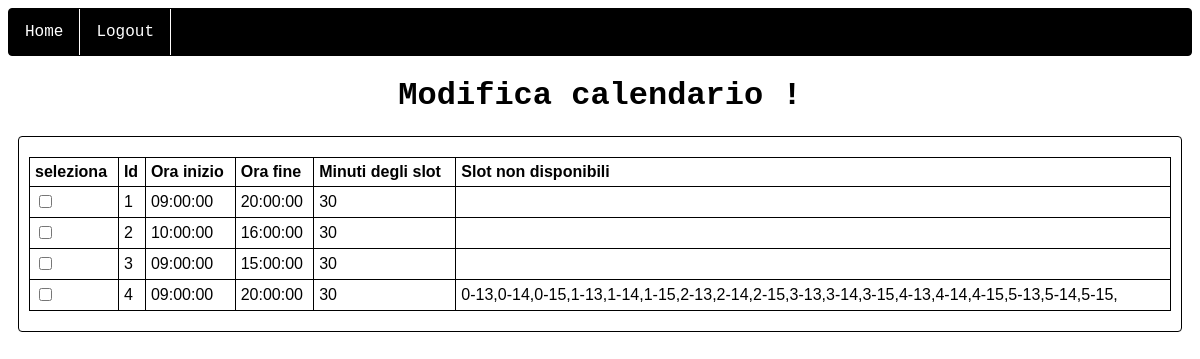
/home/modificacalendario (signed in), run on an earlier commit of the app's database.
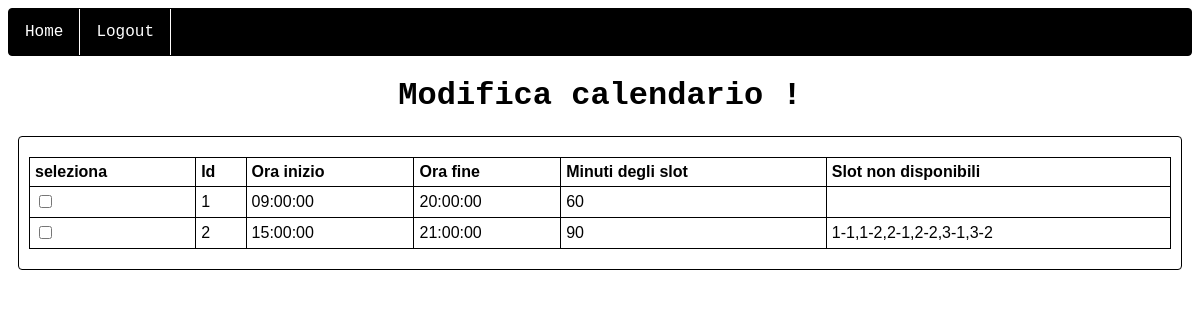
And on a later commit of the database.
### website/models.py (models this page shows)
class Calendario(db.Model):
    id = db.Column(db.Integer, primary_key = True)
    oremattina = db.Column(db.String(5))
    orepomeriggio = db.Column(db.String(5))
    numeroslot = db.Column(db.Integer)
    sloteliminati = db.Column(db.String(150))
    allievo = db.relationship("Allievo", backref='calendario', uselist = True)

### website/dashboard.py (the view)
@dashboard.route('/modificacalendario', methods=['GET', 'POST'])
@login_required
def modify_calendar():
    calendar_list = Calendario.query.all()
    if request.method == 'POST':
        starthour = request.form.get("orainizio")
        endhour = request.form.get('orafine')
        print(starthour)
        print(endhour)
        typeslot = request.form.get('tiposlot')
        idcal = request.form.get("textid")
        if starthour == "-" or endhour == "-" or typeslot == "-":
            flash('attenzione, non hai inserito uno di questi dati!')
            return render_template("ccalendar.html", user=current_user)
        orainizio = datetime.time(int(starthour[0:2]),int(starthour[3:5]),0)
        orafine = datetime.time(int(endhour[0:2]),int(endhour[3:5]),0)
        print(starthour,endhour,typeslot)
        sus = request.form.getlist('check')
        buckets_days = [[] for x in range (6)]
        for check in sus:
            split = check.rsplit('-')
            buckets_days[int(split[1])].append(split[0])
        print(buckets_days)
        sloteliminati = ""
        print(buckets_days)
        for x,day in enumerate(buckets_days):
            for slots in day:
                sloteliminati += f"{x}-{slots},"
        actual_calendar = Calendario.query.filter_by(id=idcal).first()
        actual_calendar.oremattina = str(orainizio)
        actual_calendar.orepomeriggio = str(orafine)
        actual_calendar.sloteliminati = sloteliminati[:-1]
        db.session.commit()
        return render_template("modificacalendario.html", user=current_user,calendar_list = calendar_list)
    else:
        return render_template("modificacalendario.html", user=current_user,calendar_list = calendar_list)

### website/__init__.py (called while the page is built)
def create_app():
    app = Flask(__name__)
    app.config['SECRET_KEY'] = 'sdhfjdshgreghuewrg'
    app.config['SQLALCHEMY_DATABASE_URI'] = f'sqlite:///{DB_NAME}'
    db.init_app(app) # inizializzazione del database dando l'app di flask
    from .dashboard import dashboard
    from .access import access
    from .optimization import optimization
    app.register_blueprint(access, url_prefix='/')
    app.register_blueprint(dashboard, url_prefix='/home')
    app.register_blueprint(optimization, url_prefix='/home/optimization')
    from .models import User
    with app.app_context():
        db.create_all()
        login_manager = LoginManager()
        login_manager.login_view = 'access.login'
        login_manager.init_app(app)
        @login_manager.user_loader
        def load_user(id):
            return User.query.get(int(id))
    return app

### website/templates/dashboard/modificacalendario.html (shortened to what this page needs)
{% extends "base.html"%}
{% block content %}
<link rel="stylesheet" href="{{ url_for('static', filename='styles/modifyCalendar.css') }}">
<h1>Modifica calendario !</h1>
{% if not calendar_list%}
<h1>non c'è nessun calendario ancora</h1>
{% else %}
<div class="calendar-list" id = "calendar-list">
    <table id="table-calendars">
        <tr>
            <th>seleziona</th>
            <th>Id</th>
            <th>Ora inizio</th>
            <th>Ora fine</th>
            <th>Minuti degli slot</th>
            <th>Slot non disponibili</th>
        </tr>
    {% for cal in calendar_list%}
        <tr id="tr{{cal.id}}" name="tr{{cal.id}}" class="trcal">
            <td><input type="checkbox" id="{{cal.id}}" class="checkbox-calendar" onclick="generateCalendar(this)"></td>
            <td>{{cal.id}}</td>
            <td>{{cal.oremattina}}</td>
            <td>{{cal.orepomeriggio}}</td>
            <td>{{cal.numeroslot}}</td>
            <td>{{cal.sloteliminati}}</td>
        </tr>
    {% endfor %}
    </table>
</div>
{% endif %}
<form method="post">
</form>
{% endblock %}

### website/templates/base.html (shortened to what this page needs)
<!DOCTYPE html>
<html>
  <head>
    <link rel="stylesheet" href="{{ url_for('static', filename='styles/baseStyle.css') }}">
  </head>
  <body>
    <nav class="navbared">
          <ul>
            {% if user.is_authenticated %}
            <li><a class="nav-item nav-link" id="home" href="/home">Home</a></li>
            <li><a class="nav-item nav-link" id="logout" href="/logout">Logout</a></li>
            {% else %}
            <li><a class="nav-item nav-link" id="login" href="/">Login</a></li>
            <li><a class="nav-item nav-link" id="signUp" href="/sign-up">Sign Up</a></li>
            {% endif %}
        </ul>
    </nav>
    <div class="container">{% block content %} {% endblock %}</div>
  </body>
</html>

### website/static/styles/baseStyle.css (style rules this page uses)
body { background-color: rgb(255, 255, 255); font-family: "Roboto Mono", "Mabry Pro", monospace; }
.navbared ul { list-style-type: none; margin: 0; padding: 0; overflow: hidden; background-color: black; border: 1px solid black; border-radius: 0.25rem; }
.navbared li { float: left; border-right: 1px solid #fffdfd; }
.navbared li a { display: block; color: white; text-align: center; padding: 14px 16px; text-decoration: none; }
.container h1 { text-align: center; }

### website/static/styles/modifyCalendar.css (style rules this page uses)
.calendar-list { display: flex; flex-direction: column; align-items: center; background-color: white; border: 1px solid black; border-radius: 0.25rem; margin: 10px; padding: 10px; }
.calendar-list #table-calendars { font-family: arial, sans-serif; border-collapse: collapse; width: 100%; margin: 10px; }
.calendar-list #table-calendars th { text-align: left; margin-left: 1px; border: 1px solid black; padding:5px }
.calendar-list #table-calendars td { text-align: left; border: 1px solid black; padding:5px }
.calendar-list #table-calendars td:last-child { border-bottom-right-radius: 0.25rem; }
form { display: flex; align-items: center; justify-content: space-evenly; }

What changed in the data, as far as the page shows it:
removed Calendario: id "3", oremattina "09:00:00", orepomeriggio "15:00:00", numeroslot "30"
removed Calendario: id "4", oremattina "09:00:00", orepomeriggio "20:00:00", numeroslot "30", sloteliminati "0-13,0-14,0-15,1-13,1-14,1-15,2-13,2-14,2-15,3-13,3-14,3-15,4-13,4-14,4-15,5-13,5-14,5-15,"
changed Calendario id 1: numeroslot "30" → "60"
changed Calendario id 2: oremattina "10:00:00" → "15:00:00"; orepomeriggio "16:00:00" → "21:00:00"; numeroslot "30" → "90"; sloteliminati (not shown) → "1-1,1-2,2-1,2-2,3-1,3-2"
